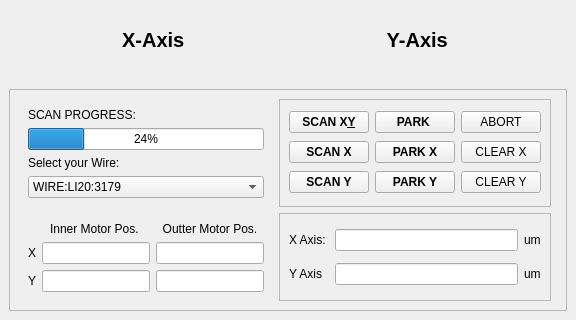
     <widget class="QWidget" name="SingleWire">
      <attribute name="title">
       <string>Single Wire </string>
      </attribute>
      <layout class="QVBoxLayout" name="singleWirePageLayout">
       <property name="spacing">
        <number>9</number>
       </property>
       <property name="leftMargin">
        <number>9</number>
       </property>
       <property name="topMargin">
        <number>9</number>
       </property>
       <property name="rightMargin">
        <number>9</number>
       </property>
       <property name="bottomMargin">
        <number>9</number>
       </property>
       <item>
        <widget class="QFrame" name="Plotframe">
         <property name="styleSheet">
          <string notr="true">QFrame {
    border: none;
    border-radius: 8px;
}</string>
         </property>
         <property name="frameShape">
          <enum>QFrame::StyledPanel</enum>
         </property>
         <property name="frameShadow">
          <enum>QFrame::Raised</enum>
         </property>
         <layout class="QVBoxLayout" name="singleWirePlotLayout">
          <property name="spacing">
           <number>9</number>
          </property>
          <property name="leftMargin">
           <number>9</number>
          </property>
          <property name="topMargin">
           <number>9</number>
          </property>
          <property name="rightMargin">
           <number>9</number>
          </property>
          <property name="bottomMargin">
           <number>9</number>
          </property>
          <item>
           <widget class="QFrame" name="frame_33">
            <property name="minimumSize">
             <size>
              <width>0</width>
              <height>44</height>
             </size>
            </property>
            <property name="maximumSize">
             <size>
              <width>16777215</width>
              <height>60</height>
             </size>
            </property>
            <property name="styleSheet">
             <string notr="true">QFrame {
    border: none;
    border-radius: 8px;
}</string>
            </property>
            <property name="frameShape">
             <enum>QFrame::StyledPanel</enum>
            </property>
            <property name="frameShadow">
             <enum>QFrame::Raised</enum>
            </property>
            <layout class="QHBoxLayout" name="horizontalLayout">
             <item>
              <widget class="QLabel" name="Xaxis_Label">
               <property name="font">
                <font>
                 <pointsize>15</pointsize>
                 <weight>75</weight>
                 <bold>true</bold>
                </font>
               </property>
               <property name="text">
                <string>X-Axis </string>
               </property>
               <property name="alignment">
                <set>Qt::AlignCenter</set>
               </property>
              </widget>
             </item>
             <item>
              <widget class="QLabel" name="Yaxis_Label">
               <property name="font">
                <font>
                 <pointsize>15</pointsize>
                 <weight>75</weight>
                 <bold>true</bold>
                </font>
               </property>
               <property name="text">
                <string>Y-Axis </string>
               </property>
               <property name="alignment">
                <set>Qt::AlignCenter</set>
               </property>
              </widget>
             </item>
            </layout>
           </widget>
          </item>
          <item>
           <layout class="QHBoxLayout" name="singleWirePlotRow">
            <property name="spacing">
             <number>9</number>
            </property>
            <property name="leftMargin">
             <number>0</number>
            </property>
            <property name="topMargin">
             <number>0</number>
            </property>
            <property name="rightMargin">
             <number>0</number>
            </property>
            <property name="bottomMargin">
             <number>0</number>
            </property>
            <item>
             <widget class="QFrame" name="SingleWirePlot_X">
              <property name="styleSheet">
               <string notr="true">QFrame {
    border: none;
    border-radius: 8px;
}</string>
              </property>
              <property name="frameShape">
               <enum>QFrame::StyledPanel</enum>
              </property>
              <property name="frameShadow">
               <enum>QFrame::Raised</enum>
              </property>
             </widget>
            </item>
           </layout>
          </item>
         </layout>
        </widget>
       </item>
       <item>
        <widget class="QFrame" name="frame_3">
         <property name="minimumSize">
          <size>
           <width>0</width>
           <height>220</height>
          </size>
         </property>
         <property name="maximumSize">
          <size>
           <width>16777215</width>
           <height>300</height>
          </size>
         </property>
         <property name="frameShape">
          <enum>QFrame::StyledPanel</enum>
         </property>
         <property name="frameShadow">
          <enum>QFrame::Raised</enum>
         </property>
         <layout class="QGridLayout" name="gridLayout_5">
          <item row="0" column="2" rowspan="3">
           <widget class="QFrame" name="ButtonsFrame">
            <property name="frameShape">
             <enum>QFrame::StyledPanel</enum>
            </property>
            <property name="frameShadow">
             <enum>QFrame::Raised</enum>
            </property>
            <widget class="QPushButton" name="ElogPush">
             <property name="geometry">
              <rect>
               <x>12</x>
               <y>2</y>
               <width>91</width>
               <height>141</height>
              </rect>
             </property>
             <property name="minimumSize">
              <size>
               <width>91</width>
               <height>36</height>
              </size>
             </property>
             <property name="font">
              <font>
               <weight>75</weight>
               <bold>true</bold>
              </font>
             </property>
             <property name="styleSheet">
              <string notr="true">QPushButton#l2XElogPush,
QPushButton#l2XAbortPush {
    min-width: 250px;
    max-width: 280px;
    min-height: 500px;
    max-height: 600px;
}
</string>
             </property>
             <property name="text">
              <string>ELOG -&gt;</string>
             </property>
            </widget>
            <widget class="QPushButton" name="AbortPush">
             <property name="geometry">
              <rect>
               <x>12</x>
               <y>152</y>
               <width>91</width>
               <height>121</height>
              </rect>
             </property>
             <property name="minimumSize">
              <size>
               <width>91</width>
               <height>36</height>
              </size>
             </property>
             <property name="maximumSize">
              <size>
               <width>91</width>
               <height>16777215</height>
              </size>
             </property>
             <property name="font">
              <font>
               <weight>75</weight>
               <bold>true</bold>
              </font>
             </property>
             <property name="styleSheet">
              <string notr="true">QFrame {
    border: none;
    border-radius: 8px;
minimumSize height = 100
maximumSize height = 100
}</string>
             </property>
             <property name="text">
              <string>Abort</string>
             </property>
            </widget>
           </widget>
          </item>
          <item row="2" column="1">
           <widget class="QFrame" name="frame">
            <property name="frameShape">
             <enum>QFrame::StyledPanel</enum>
            </property>
            <property name="frameShadow">
             <enum>QFrame::Raised</enum>
            </property>
            <layout class="QGridLayout" name="gridLayout_4">
             <item row="1" column="0">
              <widget class="QLabel" name="X_label_size">
               <property name="text">
                <string>X Axis: </string>
               </property>
              </widget>
             </item>
             <item row="2" column="0">
              <widget class="QLabel" name="Y_label_size">
               <property name="text">
                <string>Y Axis </string>
               </property>
              </widget>
             </item>
             <item row="1" column="2">
              <widget class="QLabel" name="xunit">
               <property name="text">
                <string>um</string>
               </property>
              </widget>
             </item>
             <item row="1" column="1">
              <widget class="QLineEdit" name="X_Size"/>
             </item>
             <item row="2" column="2">
              <widget class="QLabel" name="yunit">
               <property name="text">
                <string>um</string>
               </property>
              </widget>
             </item>
             <item row="2" column="1">
              <widget class="QLineEdit" name="Y_Size"/>
             </item>
            </layout>
           </widget>
          </item>
          <item row="0" column="1" rowspan="2">
           <widget class="QFrame" name="ScanFrame">
            <property name="frameShape">
             <enum>QFrame::StyledPanel</enum>
            </property>
            <property name="frameShadow">
             <enum>QFrame::Raised</enum>
            </property>
            <layout class="QGridLayout" name="gridLayout_2">
             <item row="2" column="0">
              <widget class="QPushButton" name="ScanYpush">
               <property name="font">
                <font>
                 <weight>75</weight>
                 <bold>true</bold>
                </font>
               </property>
               <property name="text">
                <string>SCAN Y</string>
               </property>
               <property name="iconSize">
                <size>
                 <width>16</width>
                 <height>25</height>
                </size>
               </property>
              </widget>
             </item>
             <item row="1" column="1">
              <widget class="QPushButton" name="ParkXpush">
               <property name="font">
                <font>
                 <weight>75</weight>
                 <bold>true</bold>
                </font>
               </property>
               <property name="text">
                <string>PARK X</string>
               </property>
              </widget>
             </item>
             <item row="0" column="0">
              <widget class="QPushButton" name="ScanXYpush">
               <property name="font">
                <font>
                 <weight>75</weight>
                 <bold>true</bold>
                </font>
               </property>
               <property name="text">
                <string>SCAN X&amp;Y</string>
               </property>
               <property name="iconSize">
                <size>
                 <width>16</width>
                 <height>25</height>
                </size>
               </property>
              </widget>
             </item>
             <item row="1" column="0">
              <widget class="QPushButton" name="ScanXpush">
               <property name="font">
                <font>
                 <weight>75</weight>
                 <bold>true</bold>
                </font>
               </property>
               <property name="text">
                <string>SCAN X</string>
               </property>
               <property name="iconSize">
                <size>
                 <width>16</width>
                 <height>25</height>
                </size>
               </property>
              </widget>
             </item>
             <item row="0" column="1">
              <widget class="QPushButton" name="ParkPush">
               <property name="font">
                <font>
                 <weight>75</weight>
                 <bold>true</bold>
                </font>
               </property>
               <property name="text">
                <string>PARK </string>
               </property>
              </widget>
             </item>
             <item row="2" column="1">
              <widget class="QPushButton" name="ParkYpush">
               <property name="font">
                <font>
                 <weight>75</weight>
                 <bold>true</bold>
                </font>
               </property>
               <property name="text">
                <string>PARK Y</string>
               </property>
              </widget>
             </item>
             <item row="0" column="2">
              <widget class="QPushButton" name="pushButton_2">
               <property name="text">
                <string>ABORT</string>
               </property>
              </widget>
             </item>
             <item row="1" column="2">
              <widget class="QPushButton" name="pushButton_4">
               <property name="text">
                <string>CLEAR X</string>
               </property>
              </widget>
             </item>
             <item row="2" column="2">
              <widget class="QPushButton" name="pushButton">
               <property name="text">
                <string>CLEAR Y</string>
               </property>
              </widget>
             </item>
            </layout>
           </widget>
          </item>
          <item row="2" column="0">
           <widget class="QFrame" name="MotorFrame">
            <property name="styleSheet">
             <string notr="true">QFrame {
    border: none;
    border-radius: 8px;
}</string>
            </property>
            <property name="frameShape">
             <enum>QFrame::StyledPanel</enum>
            </property>
            <property name="frameShadow">
             <enum>QFrame::Raised</enum>
            </property>
            <layout class="QGridLayout" name="gridLayout_3">
             <item row="1" column="1">
              <widget class="QLineEdit" name="InnerposX"/>
             </item>
             <item row="1" column="2">
              <widget class="QLineEdit" name="OutterposX"/>
             </item>
             <item row="1" column="0">
              <widget class="QLabel" name="X_label">
               <property name="text">
                <string>X</string>
               </property>
              </widget>
             </item>
             <item row="2" column="1">
              <widget class="QLineEdit" name="InnerposY"/>
             </item>
             <item row="2" column="2">
              <widget class="QLineEdit" name="OutterposY"/>
             </item>
             <item row="2" column="0">
              <widget class="QLabel" name="Y_label">
               <property name="text">
                <string>Y</string>
               </property>
              </widget>
             </item>
             <item row="0" column="2">
              <widget class="QLabel" name="Outter_Label">
               <property name="styleSheet">
                <string notr="true">QFrame#frame_7 {
    min-width: 400px;
    min-height: 300px;

    border: none;
}</string>
               </property>
               <property name="text">
                <string>Outter Motor Pos.</string>
               </property>
               <property name="alignment">
                <set>Qt::AlignCenter</set>
               </property>
              </widget>
             </item>
             <item row="0" column="1">
              <widget class="QLabel" name="Inner_Label">
               <property name="text">
                <string>Inner Motor Pos. </string>
               </property>
               <property name="alignment">
                <set>Qt::AlignCenter</set>
               </property>
              </widget>
             </item>
            </layout>
           </widget>
          </item>
          <item row="0" column="0" rowspan="2">
           <widget class="QFrame" name="WireSelectFrame">
            <property name="styleSheet">
             <string notr="true">QFrame {
    border: none;
    border-radius: 8px;
}</string>
            </property>
            <property name="frameShape">
             <enum>QFrame::StyledPanel</enum>
            </property>
            <property name="frameShadow">
             <enum>QFrame::Raised</enum>
            </property>
            <layout class="QGridLayout" name="gridLayout">
             <item row="1" column="0">
              <widget class="QProgressBar" name="progressBar_1">
               <property name="value">
                <number>24</number>
               </property>
              </widget>
             </item>
             <item row="2" column="0">
              <widget class="QLabel" name="label_4">
               <property name="text">
                <string>Select your Wire: </string>
               </property>
              </widget>
             </item>
             <item row="0" column="0">
              <widget class="QLabel" name="label_3">
               <property name="text">
                <string>SCAN PROGRESS:</string>
               </property>
              </widget>
             </item>
             <item row="3" column="0" rowspan="2">
              <widget class="QComboBox" name="WireDropdown">
               <item>
                <property name="text">
                 <string>WIRE:LI20:3179</string>
                </property>
               </item>
              </widget>
             </item>
            </layout>
           </widget>
          </item>
         </layout>
        </widget>
       </item>
      </layout>
     </widget>
